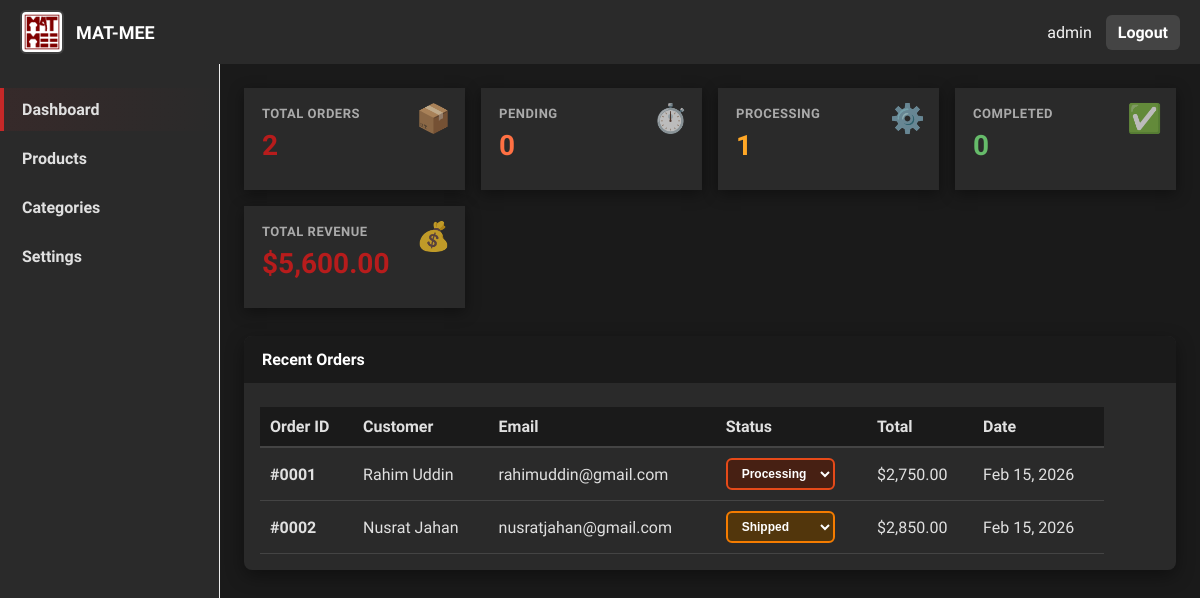
Screenshot of /MAT-MEE/Admin-matmee/index.php (signed in) with the database file from the repository.
### tables this page shows
CREATE TABLE orders (
    id INT AUTO_INCREMENT PRIMARY KEY,
    user_id INT NULL,
    session_id VARCHAR(255),
    total DECIMAL(12,2),
    shipping_charge DECIMAL(10,2) DEFAULT 0,
    status ENUM('pending','processing','shipped','delivered','cancelled') DEFAULT 'pending',
    customer_name VARCHAR(100),
    customer_email VARCHAR(100),
    shipping_address LONGTEXT,
    phone VARCHAR(20),
    notes TEXT,
    created_at TIMESTAMP DEFAULT CURRENT_TIMESTAMP
);

### MAT-MEE/components/connection.php (called while the page is built, shortened)
<?php
class DatabaseConnection {
    private static $instance = null;
    private $connection;
    private $host = 'localhost';
    private $user = 'root';
    private $password = '';
    private $database = 'matmee';
    private function __construct() {
        $this->connection = new mysqli(
            $this->host,
            $this->user,
            $this->password,
            $this->database
        );
        $this->connection->set_charset("utf8");
    }
    public static function getInstance() {
        if (!self::$instance) {
            self::$instance = new self();
        }
        return self::$instance;
    }
    private function prepareAndExecute($query, $params = []) {
        if (empty($params)) {
            return $this->connection->query($query);
        }
        $stmt = $this->connection->prepare($query);
        $types = '';
        $stmt->bind_param($types, ...$params);
        $stmt->execute();
        return $stmt->get_result();
    }
    public function fetch($query, $params = []) {
        $result = $this->prepareAndExecute($query, $params);
        return $result->fetch_all(MYSQLI_ASSOC);
    }
    public function fetchOne($query, $params = []) {
        $result = $this->fetch($query, $params);
        return $result[0] ?? null;
    }
}

### MAT-MEE/Admin-matmee/index.php (the view, shortened to what this page needs)
<?php
include 'header.php';
$totalOrders = $db->fetchOne('SELECT COUNT(*) as count FROM orders')['count'];
$pendingOrders = $db->fetchOne('SELECT COUNT(*) as count FROM orders WHERE status = "pending"')['count'];
$processingOrders = $db->fetchOne('SELECT COUNT(*) as count FROM orders WHERE status = "processing"')['count'];
$completedOrders = $db->fetchOne('SELECT COUNT(*) as count FROM orders WHERE status = "completed" OR status = "delivered"')['count'];
$totalRevenue = $db->fetchOne('SELECT SUM(total) as revenue FROM orders WHERE status != "cancelled"')['revenue'] ?? 0;
$recentOrders = $db->fetch('SELECT * FROM orders ORDER BY created_at DESC LIMIT 10');
?>
<body>
	<div class="admin-wrapper">
		<div class="layout">
			<?php include 'sidebar.php'; ?>
			<main class="content">
				<section class="analytics">
					<div class="analytics-grid">
						<div class="analytics-card">
							<div class="analytics-label">Total Orders</div>
							<div class="analytics-value"><?php echo number_format($totalOrders); ?></div>
							<div class="analytics-icon">📦</div>
						</div>
						<div class="analytics-card">
							<div class="analytics-label">Pending</div>
							<div class="analytics-value" style="color: #ff7043;"><?php echo number_format($pendingOrders); ?></div>
							<div class="analytics-icon">⏱️</div>
						</div>
						<div class="analytics-card">
							<div class="analytics-label">Processing</div>
							<div class="analytics-value" style="color: #ffa726;"><?php echo number_format($processingOrders); ?></div>
							<div class="analytics-icon">⚙️</div>
						</div>
						<div class="analytics-card">
							<div class="analytics-label">Completed</div>
							<div class="analytics-value" style="color: #66bb6a;"><?php echo number_format($completedOrders); ?></div>
							<div class="analytics-icon">✅</div>
						</div>
						<div class="analytics-card">
							<div class="analytics-label">Total Revenue</div>
							<div class="analytics-value" style="color: var(--red-dark);">$<?php echo number_format($totalRevenue, 2); ?></div>
							<div class="analytics-icon">💰</div>
						</div>
					</div>
				</section>
				<section class="cards">
					<div class="card orders-card">
						<div class="card-title">Recent Orders</div>
						<div class="card-body">
							<table class="orders-table">
								<thead>
									<tr>
										<th>Order ID</th>
										<th>Customer</th>
										<th>Email</th>
										<th>Status</th>
										<th>Total</th>
										<th>Date</th>
									</tr>
								</thead>
								<tbody>
									<?php if (!empty($recentOrders)): ?>
										<?php foreach ($recentOrders as $order): ?>
											<tr class="order-row" data-order-id="<?php echo $order['id']; ?>">
											<td class="order-link" style="cursor: pointer;">#<?php echo str_pad($order['id'], 4, '0', STR_PAD_LEFT); ?></td>
											<td><?php echo htmlspecialchars($order['customer_name'] ?? 'N/A'); ?></td>
											<td><?php echo htmlspecialchars($order['customer_email'] ?? 'N/A'); ?></td>
											<td>
											<select class="status-select status-<?php echo $order['status']; ?>" data-order-id="<?php echo $order['id']; ?>" onchange="updateOrderStatus(this)">
													<option value="processing" <?php echo $order['status'] === 'processing' ? 'selected' : ''; ?>>Processing</option>
													<option value="shipped" <?php echo $order['status'] === 'shipped' ? 'selected' : ''; ?>>Shipped</option>
												</select>
											</td>
											<td>$<?php echo number_format($order['total'], 2); ?></td>
											<td><?php echo date('M d, Y', strtotime($order['created_at'])); ?></td>
										</tr>
										<?php endforeach; ?>
									<?php else: ?>
										<tr><td colspan="7" style="text-align: center; padding: 20px; color: #999;">No orders found</td></tr>
									<?php endif; ?>
								</tbody>
							</table>
						</div>
					</div>
				</section>
			</main>
		</div>
	</div>
</body>
</html>

### MAT-MEE/Admin-matmee/style.css (style rules this page uses)
:root { --red: #c62828; --red-dark: #b71c1c; --bg: #1a1a1a; --muted: #aaa; --sidebar: #2a2a2a; }
* { box-sizing: border-box }
body { margin: 0; font-family: 'Hind Siliguri', Segoe UI, Roboto, Arial, sans-serif; background: var(--bg); color: #e0e0e0 }
html { scroll-behavior: smooth; }
.layout { display: flex; min-height: calc(100vh - 64px) }
.content { flex: 1; padding: 24px }
.cards { display: flex; gap: 20px; flex-direction: column }
.card { background: #2a2a2a; border-radius: 8px; box-shadow: 0 6px 18px rgba(0, 0, 0, 0.4); overflow: hidden }
.card-title { padding: 14px 18px; background: #1a1a1a; color: #fff; font-weight: 700 }
.card-body { padding: 16px }
.orders-table { width: 100%; border-collapse: collapse; margin-top: 8px }
.orders-table thead th { text-align: left; padding: 10px; background: #1a1a1a; border-bottom: 2px solid #444; color: #e0e0e0 }
.orders-table td { padding: 10px; border-bottom: 1px solid #444; color: #e0e0e0 }
.status-select { padding: 6px 10px; border-radius: 6px; border: 2px solid #555; cursor: pointer; font-weight: 600; background: #333; color: #e0e0e0; transition: all 0.2s ease; font-size: 12px }
.status-select.status-processing { background: #472013; color: #fff; border-color: #e64a19 }
.status-select.status-shipped { background: #52360c; color: #fff; border-color: #f57c00 }
.analytics { margin-bottom: 28px }
.analytics-grid { display: grid; grid-template-columns: repeat(auto-fit, minmax(180px, 1fr)); gap: 16px }
.analytics-card { background: #2a2a2a; padding: 18px; box-shadow: 0 4px 14px rgba(0, 0, 0, 0.4); position: relative; transition: all 0.3s ease }
.analytics-label { font-size: 13px; color: var(--muted); font-weight: 600; text-transform: uppercase; letter-spacing: 0.5px; margin-bottom: 8px }
.analytics-value { font-size: 28px; font-weight: 800; color: var(--red-dark); margin-bottom: 10px }
.analytics-icon { font-size: 28px; position: absolute; top: 14px; right: 14px; opacity: 0.7 }
.order-row { cursor: pointer; transition: background-color 0.2s ease }
.order-link { color: var(--red); font-weight: 700; }

### rows the page displays
orders: id "0001", customer_name "Rahim Uddin", customer_email "rahimuddin@gmail.com", status+id "Processing", total "2,750.00", created_at "Feb 15, 2026"
orders: id "0002", customer_name "Nusrat Jahan", customer_email "nusratjahan@gmail.com", status+id "Shipped", total "2,850.00", created_at "Feb 15, 2026"

### other values shown
$_SESSION['admin_username'] "admin"
$name "Dashboard"
$name "Products"
$name "Categories"
$name "Settings"
$totalOrders "2"
$pendingOrders "0"
$processingOrders "1"
$completedOrders "0"
$totalRevenue "5,600.00"
